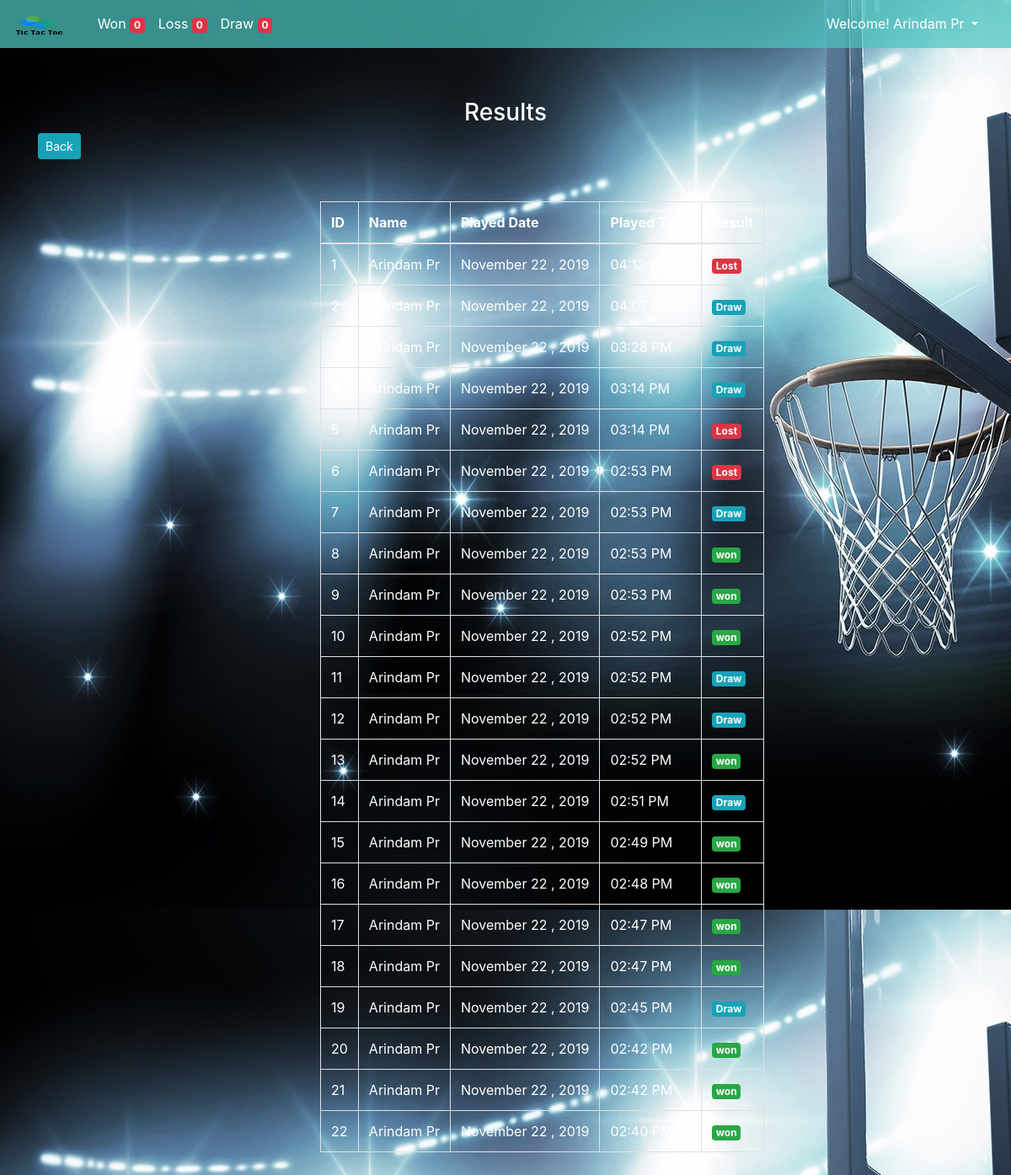
The app's page /results.php (signed in) with its own data.
### tables this page shows
CREATE TABLE `user_tbl` (
  `ID` int(11) NOT NULL,
  `full_name` varchar(255) NOT NULL,
  `username` varchar(255) NOT NULL,
  `email` varchar(255) NOT NULL,
  `password` varchar(255) NOT NULL,
  `created_at` timestamp NOT NULL DEFAULT CURRENT_TIMESTAMP ON UPDATE CURRENT_TIMESTAMP
);

CREATE TABLE `game_data` (
  `ID` int(11) NOT NULL,
  `USER_ID` int(11) NOT NULL,
  `Status` varchar(50) NOT NULL,
  `Timestamp` timestamp NOT NULL DEFAULT CURRENT_TIMESTAMP ON UPDATE CURRENT_TIMESTAMP
);

### inc/Database.php (called while the page is built, shortened)
<?php
class Database {
	private $conn;
	private $host;
	private $user;
	private $password;
	private $baseName;
    function __construct($params=array()) {
		$this->conn = false;
		$this->host = 'localhost';
		$this->user = 'root';
		$this->password = 'root';
		$this->baseName = 'tic_tac';
	}
	function connect() {
		if (!$this->conn) {
			try {
				$this->conn = new PDO('mysql:host='.$this->host.';dbname='.$this->baseName.'', $this->user, $this->password, array(PDO::MYSQL_ATTR_INIT_COMMAND => 'SET NAMES utf8'));
			}
			catch (Exception $e) {
				die('Erreur : ' . $e->getMessage());
			}
		}
		return $this->conn;
	}
	function getOne($query) {
		$result = $this->conn->prepare($query);
		$ret = $result->execute();
		$result->setFetchMode(PDO::FETCH_ASSOC);
		$reponse = $result->fetch();
		return $reponse;
	}
	function getAll($query) {
		$result = $this->conn->prepare($query);
		$ret = $result->execute();
		$result->setFetchMode(PDO::FETCH_ASSOC);
		$reponse = $result->fetchAll();
		return $reponse;
	}
}

### results.php (the view, shortened to what this page needs)
<?php
include 'header.php';
$get_qry = "SELECT * from game_data where USER_ID = '".$user_id."' order by ID DESC";
$get_details = $database->getAll($get_qry);
 ?>
 <div class="container" style="padding-top:60px;">
    <h3 class="text-center">Results</h3>
    <button class="btn btn-sm btn-info" onclick="window.history.back();">Back</button>
    <div class="row">
      <div class="col-md-3 col-sm-3 col-xs-3">
      </div>
      <div class="col-md-8 col-sm-8 col-xs-8" style="">
        <table class="table table-responsive " style="padding:50px;">
          <thead class="table-bordered">
            <tr>
              <th>ID</th>
              <th>Name</th>
              <th>Played Date</th>
              <th>Played Time</th>
              <th>Result</th>
            </tr>
          </thead>
          <tbody class="table-bordered">
            <?php
              $i = 0;
              foreach($get_details as $result){
                $i++;
             ?>
            <tr>
              <td><?php echo $i; ?></td>
              <td><?php echo $get_user['full_name']; ?></td>
              <td><?php
              $ev_date = strtotime($result['Timestamp']);
              echo date('F d , Y', $ev_date);
               ?></td>
              <td><?php echo $newDateTime = date('h:i A', strtotime($result['Timestamp'])); ?></td>
              <td> <span class="badge badge-<?php if($result['Status'] == 'win'){ echo "success";}else if($result['Status'] == 'lost'){ echo "danger";}  else if($result['Status'] == 'draw'){ echo "info";} ?>">
                <?php
                  if($result['Status'] == 'win'){
                    echo "won";
                  }
                  else if($result['Status'] == 'lost'){
                    echo "Lost";
                  }
                  else if($result['Status'] == 'draw'){
                    echo "Draw";
                  }
                 ?>
              </span> </td>
            </tr>
            <?php
          }
             ?>
          </tbody>
        </table>
      </div>
    </div>
 </div>
<?php
  include 'footer.php';
 ?>

### header.php (shortened to what this page needs)
<?php
include('inc/Database.php');
$database = new Database;
$user_id = $_SESSION['user_id'];
$get_query = "SELECT * FROM user_tbl WHERE ID = '".$user_id."'";
$get_user = $database->getOne($get_query);
 ?>
<!doctype html>
<html lang="en">
  <head>
    <link rel="stylesheet" href="style.css">
  <link rel="stylesheet" href="https://maxcdn.bootstrapcdn.com/bootstrap/4.3.1/css/bootstrap.min.css"></head>
  <body>
    <nav class="navbar navbar-expand-lg navbar-dark bg-primary" style="background:#4dc5c0b8!important;">
  <a class="navbar-brand" href="index.php"><img src="logo.png" class="logo img-fluid pull-xs-left" alt="..." style="width: 65px;height: 28px;"></a>
  <div class="container" id="navbarNav">
    <ul class="collapse navbar-collapse navbar-nav">
      <li class="nav-item active">
        <a class="nav-link" href="javascript:void(0)">Won <span class="badge badge-danger" id="own_data">0</span></a>
      </li>
      <li class="nav-item">
        <a class="nav-link" href="javascript:void(0)">Loss <span class="badge badge-danger" id="lost_data">0</span></a>
      </li>
      <li class="nav-item">
        <a class="nav-link" href="javascript:void(0)">Draw <span class="badge badge-danger" id="draw_data">0</span></a>
      </li>
    </ul>
    <ul class="navbar-nav">
                <li class="nav-item dropdown">
                    <a class="nav-link dropdown-toggle" href="JavaScript:void(0)" id="navbarDropdownMenuLink" data-toggle="dropdown" aria-haspopup="true" aria-expanded="false">
                      Welcome! <?php echo $get_user['full_name']; ?>
                    </a>
                </li>
            </ul>
  </div>
</nav>

### footer.php (shortened to what this page needs)
<link rel="stylesheet" href="https://cdnjs.cloudflare.com/ajax/libs/jquery-confirm/3.3.2/jquery-confirm.min.css">

### style.css (style rules this page uses)
body { background: url(NBA.jpg); color: #666 !important; }
.navbar-dark .navbar-nav .nav-link { color:#fff !important; }

### results.php (style rules this page uses)
th,tr,td,h3 { color:#fff !important; }

### records on screen
user_tbl: full_name "Arindam Pr"
game_data: USER_ID.full_name "Arindam Pr", Timestamp "November 22 , 2019", Timestamp "04:12 PM", Status "Lost"
game_data: USER_ID.full_name "Arindam Pr", Timestamp "November 22 , 2019", Timestamp "04:07 PM", Status "Draw"
game_data: USER_ID.full_name "Arindam Pr", Timestamp "November 22 , 2019", Timestamp "03:28 PM", Status "Draw"
game_data: USER_ID.full_name "Arindam Pr", Timestamp "November 22 , 2019", Timestamp "03:14 PM", Status "Draw"
game_data: USER_ID.full_name "Arindam Pr", Timestamp "November 22 , 2019", Timestamp "03:14 PM", Status "Lost"
game_data: USER_ID.full_name "Arindam Pr", Timestamp "November 22 , 2019", Timestamp "02:53 PM", Status "Lost"
game_data: USER_ID.full_name "Arindam Pr", Timestamp "November 22 , 2019", Timestamp "02:53 PM", Status "Draw"
game_data: USER_ID.full_name "Arindam Pr", Timestamp "November 22 , 2019", Timestamp "02:53 PM", Status "won"
game_data: USER_ID.full_name "Arindam Pr", Timestamp "November 22 , 2019", Timestamp "02:53 PM", Status "won"
game_data: USER_ID.full_name "Arindam Pr", Timestamp "November 22 , 2019", Timestamp "02:52 PM", Status "won"
game_data: USER_ID.full_name "Arindam Pr", Timestamp "November 22 , 2019", Timestamp "02:52 PM", Status "Draw"
game_data: USER_ID.full_name "Arindam Pr", Timestamp "November 22 , 2019", Timestamp "02:52 PM", Status "Draw"
game_data: USER_ID.full_name "Arindam Pr", Timestamp "November 22 , 2019", Timestamp "02:52 PM", Status "won"
game_data: USER_ID.full_name "Arindam Pr", Timestamp "November 22 , 2019", Timestamp "02:51 PM", Status "Draw"
game_data: USER_ID.full_name "Arindam Pr", Timestamp "November 22 , 2019", Timestamp "02:49 PM", Status "won"
game_data: USER_ID.full_name "Arindam Pr", Timestamp "November 22 , 2019", Timestamp "02:48 PM", Status "won"
game_data: USER_ID.full_name "Arindam Pr", Timestamp "November 22 , 2019", Timestamp "02:47 PM", Status "won"
game_data: USER_ID.full_name "Arindam Pr", Timestamp "November 22 , 2019", Timestamp "02:47 PM", Status "won"
game_data: USER_ID.full_name "Arindam Pr", Timestamp "November 22 , 2019", Timestamp "02:45 PM", Status "Draw"
game_data: USER_ID.full_name "Arindam Pr", Timestamp "November 22 , 2019", Timestamp "02:42 PM", Status "won"
game_data: USER_ID.full_name "Arindam Pr", Timestamp "November 22 , 2019", Timestamp "02:42 PM", Status "won"
game_data: USER_ID.full_name "Arindam Pr", Timestamp "November 22 , 2019", Timestamp "02:40 PM", Status "won"
